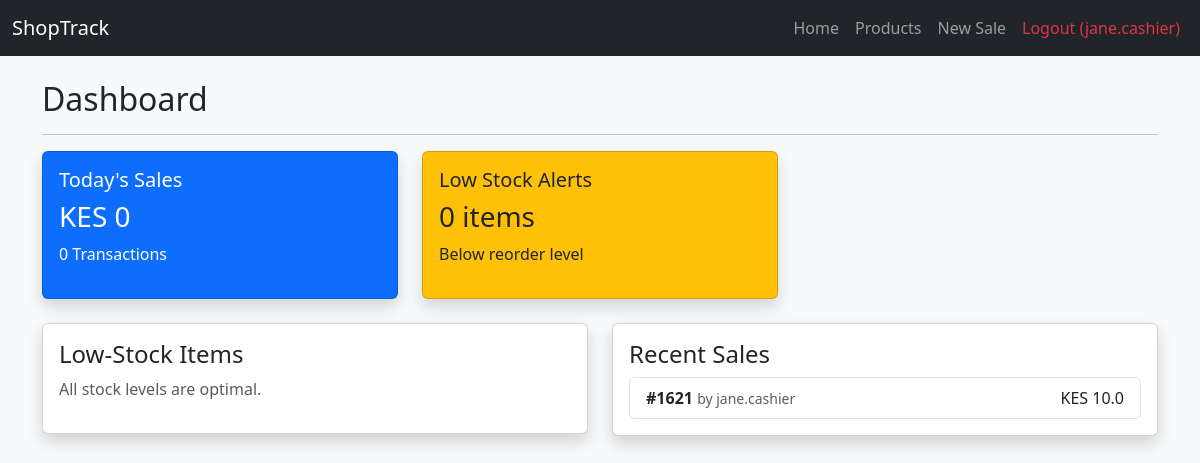
/ (signed in), run on the app's committed database.
### tables this page shows
CREATE TABLE users (
        id INTEGER PRIMARY KEY AUTOINCREMENT,
        username TEXT NOT NULL UNIQUE,
        password TEXT NOT NULL,
        role TEXT NOT NULL CHECK(role IN ('admin', 'manager', 'cashier'))
    );

CREATE TABLE sales (
        id INTEGER PRIMARY KEY AUTOINCREMENT,
        receipt_no TEXT UNIQUE NOT NULL,
        cashier_id INTEGER,
        subtotal REAL NOT NULL,
        discount REAL DEFAULT 0,
        total REAL NOT NULL,
        payment_method TEXT NOT NULL,
        created_at TIMESTAMP DEFAULT CURRENT_TIMESTAMP,
        FOREIGN KEY (cashier_id) REFERENCES users (id)
    );

### app/routes.py (the view)
@bp.route('/')
def index():
    if 'user_id' not in session:
        return redirect(url_for('main.login'))
    db = get_db()
    today_sales = db.execute("SELECT SUM(total) as total, COUNT(*) as count FROM sales WHERE date(created_at) = date('now')").fetchone()
    low_stock = db.execute("SELECT * FROM products WHERE quantity <= reorder_level").fetchall()
    recent_sales = db.execute("SELECT s.*, u.username FROM sales s JOIN users u ON s.cashier_id = u.id ORDER BY s.created_at DESC LIMIT 5").fetchall()
    return render_template('dashboard.html', today_sales=today_sales, low_stock=low_stock, recent_sales=recent_sales)

### app/models.py (called while the page is built)
def get_db():
    if 'db' not in g:
        g.db = sqlite3.connect(
            current_app.config['DATABASE'],
            detect_types=sqlite3.PARSE_DECLTYPES
        )
        g.db.row_factory = sqlite3.Row
    return g.db

### app/templates/dashboard.html
{% extends "base.html" %}
{% block content %}
<div class="row">
    <div class="col-md-12">
        <h2>Dashboard</h2>
        <hr>
    </div>
</div>
<div class="row mb-4">
    <div class="col-md-4">
        <div class="card bg-primary text-white shadow">
            <div class="card-body">
                <h5>Today's Sales</h5>
                <h3>KES {{ today_sales.total if today_sales and today_sales.total else 0 }}</h3>
                <p>{{ today_sales.count if today_sales and today_sales.count else 0 }} Transactions</p>
            </div>
        </div>
    </div>
    <div class="col-md-4">
        <div class="card bg-warning text-dark shadow">
            <div class="card-body">
                <h5>Low Stock Alerts</h5>
                <h3>{{ low_stock | length }} items</h3>
                <p>Below reorder level</p>
            </div>
        </div>
    </div>
</div>
<div class="row">
    <div class="col-md-6">
        <div class="card shadow mb-4">
            <div class="card-body">
                <h4>Low-Stock Items</h4>
                {% if low_stock %}
                <ul class="list-group">
                    {% for item in low_stock %}
                    <li class="list-group-item d-flex justify-content-between align-items-center">
                        {{ item.name }}
                        <span class="badge bg-danger rounded-pill">{{ item.quantity }} left (Reorder: {{ item.reorder_level }})</span>
                    </li>
                    {% endfor %}
                </ul>
                {% else %}
                <p class="text-muted">All stock levels are optimal.</p>
                {% endif %}
            </div>
        </div>
    </div>
    <div class="col-md-6">
        <div class="card shadow mb-4">
            <div class="card-body">
                <h4>Recent Sales</h4>
                {% if recent_sales %}
                <ul class="list-group">
                    {% for sale in recent_sales %}
                    <li class="list-group-item d-flex justify-content-between align-items-center">
                        <div>
                            <strong>{{ sale.receipt_no }}</strong> <small class="text-muted">by {{ sale.username }}</small>
                        </div>
                        <span>KES {{ sale.total }}</span>
                    </li>
                    {% endfor %}
                </ul>
                {% else %}
                <p class="text-muted">No sales recorded yet today.</p>
                {% endif %}
            </div>
        </div>
    </div>
</div>
{% endblock %}

### app/templates/base.html (shortened to what this page needs)
<!DOCTYPE html>
<html lang="en">
<head>
    <link href="https://cdn.jsdelivr.net/npm/bootstrap@5.3.0/dist/css/bootstrap.min.css" rel="stylesheet">
</head>
<body class="bg-light">
    {% if session.get('user_id') %}
    <nav class="navbar navbar-expand-lg navbar-dark bg-dark">
        <div class="container-fluid">
            <a class="navbar-brand" href="{{ url_for('main.index') }}">ShopTrack</a>
            <div class="navbar-nav">
                <a class="nav-link" href="{{ url_for('main.index') }}">Home</a>
                <a class="nav-link" href="{{ url_for('main.products') }}">Products</a>
                <a class="nav-link" href="{{ url_for('main.sales') }}">New Sale</a>
                <a class="nav-link text-danger" href="{{ url_for('main.logout') }}">Logout ({{ session.get('username') }})</a>
            </div>
        </div>
    </nav>
    {% endif %}
    <div class="container mt-4">
        {% block content %}{% endblock %}
    </div>
</body>
</html>

### data on the page
users: get "jane.cashier"
sales: receipt_no "#1621", username "jane.cashier", total "10.0"

### other printed values
{{ today_sales.total if today_sales and today_sales.total else 0 }} "0"
{{ today_sales.count if today_sales and today_sales.count else 0 }} "0"
{{ low_stock | length }} "0"
